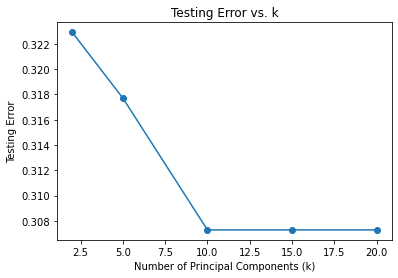

Source code (Python):
import numpy as np
import matplotlib.pyplot as plt
from sklearn.preprocessing import StandardScaler

# Load the Diabetes dataset from CSV file
data = np.loadtxt('diabetes.csv', delimiter=',')
[n, p] = np.shape(data)

# Split the dataset into training and testing sets
num_train = int(0.75 * n)
num_test = int(0.25 * n)

sample_train = data[0:num_train, 0:-1]
sample_test = data[n - num_test:, 0:-1]
label_train = data[0:num_train, -1]
label_test = data[n - num_test:, -1]

# Standardize the data (mean=0 and variance=1) 
scaler = StandardScaler()
sample_train_scaled = scaler.fit_transform(sample_train)
sample_test_scaled = scaler.transform(sample_test)


def sigmoid(z):
    return 1 / (1 + np.exp(-z))

def logistic_regression(X, y, learning_rate=0.01, num_iterations=1000):
    n, m = X.shape
    X = np.c_[np.ones((n, 1)), X]  
    
    theta = np.zeros((m + 1, 1))
    
    for _ in range(num_iterations):
        
        # Calculate the hypothesis
        z = np.dot(X, theta)
        h = sigmoid(z)
        
        # Calculate the gradient and update the parameters
        gradient = np.dot(X.T, (h - y)) / n
        theta -= learning_rate * gradient
    
    return theta

def pca(X, k):
    # Calculate the covariance matrix
    covariance_matrix = np.cov(X, rowvar=False)
    
    # Calculate the eigenvalues and eigenvectors
    eigenvalues, eigenvectors = np.linalg.eigh(covariance_matrix)
    
    # Sort eigenvectors based on eigenvalues in descending order
    sorted_indices = np.argsort(eigenvalues)[::-1]
    eigenvectors = eigenvectors[:, sorted_indices]
    
    # Select the top k eigenvectors
    top_k_eigenvectors = eigenvectors[:, :k]
    
    # Project the data onto the k-dimensional subspace
    projected_data = X.dot(top_k_eigenvectors)
    
    return projected_data, top_k_eigenvectors

# Specify the values of k
k_values = [2, 5, 10, 15, 20]

testing_errors = []
for k in k_values:
    
    # Project training and testing data using PCA
    projected_train_data, _ = pca(sample_train_scaled, k)
    projected_test_data, _ = pca(sample_test_scaled, k)  

    # Train logistic regression model on the projected training set
    theta = logistic_regression(projected_train_data, label_train[:, np.newaxis])

    # Predict using the logistic regression model
    predictions = (sigmoid(np.dot(np.c_[np.ones((projected_test_data.shape[0], 1)), projected_test_data], theta)) >= 0.5).astype(int)

    # Calculate testing accuracy
    accuracy = np.mean(predictions.flatten() == label_test)
    testing_error = 1 - accuracy
    testing_errors.append(testing_error)

# Plot the testing errors versus k
plt.plot(k_values, testing_errors, marker='o')
plt.title('Testing Error vs. k')
plt.xlabel('Number of Principal Components (k)')
plt.ylabel('Testing Error')
plt.show()
